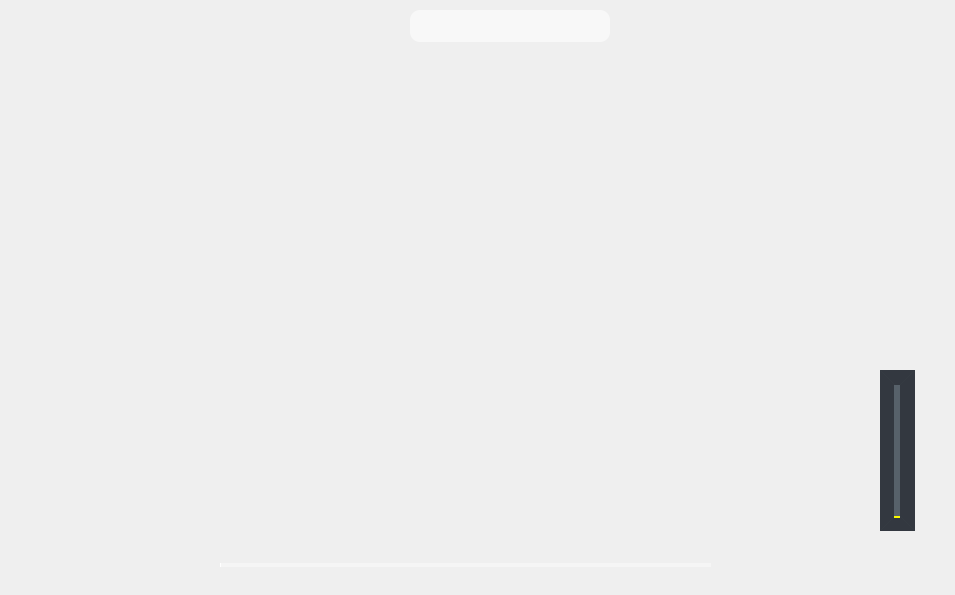
<?xml version="1.0" encoding="UTF-8"?>
<ui version="4.0">
 <class>MainWindow</class>
 <widget class="QWidget" name="MainWindow">
  <property name="geometry">
   <rect>
    <x>0</x>
    <y>0</y>
    <width>955</width>
    <height>595</height>
   </rect>
  </property>
  <property name="windowTitle">
   <string>PureTouch</string>
  </property>
  <widget class="QPushButton" name="btnMinimize">
   <property name="geometry">
    <rect>
     <x>860</x>
     <y>10</y>
     <width>32</width>
     <height>32</height>
    </rect>
   </property>
   <property name="styleSheet">
    <string notr="true">QPushButton
{
	background-image: url(:/icon/resources/icon/minimize.png);
	background-color: rgba(255, 255, 255,0);
	border-style:outset;
	border-color:rgba(255,255,255,0);
	border-radius:4px;
}

QPushButton:hover
{
	background-color: rgba(255, 255, 255,100);
}

QPushButton:pressed
{
	background-color: rgba(95, 95, 95,100);
	border-color:rgba(255,255,255,30);
	border-style:inset;
	color:rgba(0,0,0,100);
}
</string>
   </property>
   <property name="text">
    <string/>
   </property>
  </widget>
  <widget class="QPushButton" name="btnClose">
   <property name="geometry">
    <rect>
     <x>910</x>
     <y>10</y>
     <width>32</width>
     <height>32</height>
    </rect>
   </property>
   <property name="styleSheet">
    <string notr="true">QPushButton
{
	background-image: url(:/icon/resources/icon/close.png);
	background-color: rgba(255, 255, 255,0);
	border-style:outset;
	border-color:rgba(255,255,255,0);
	border-radius:4px;
}

QPushButton:hover
{
	background-color: rgba(255, 255, 255,100);
}

QPushButton:pressed
{
	background-color: rgba(95, 95, 95,100);
	border-color:rgba(255,255,255,30);
	border-style:inset;
	color:rgba(0,0,0,100);
}
</string>
   </property>
   <property name="text">
    <string/>
   </property>
  </widget>
  <widget class="QPushButton" name="btnSettings">
   <property name="geometry">
    <rect>
     <x>810</x>
     <y>10</y>
     <width>32</width>
     <height>32</height>
    </rect>
   </property>
   <property name="styleSheet">
    <string notr="true">QPushButton
{
	background-image: url(:/icon/resources/icon/settings.png);
	background-color: rgba(255, 255, 255,0);
	border-style:outset;
	border-color:rgba(255,255,255,0);
	border-radius:4px;
}

QPushButton:hover
{
	background-color: rgba(255, 255, 255,100);
}

QPushButton:pressed
{
	background-color: rgba(95, 95, 95,100);
	border-color:rgba(255,255,255,30);
	border-style:inset;
	color:rgba(0,0,0,100);
}
</string>
   </property>
   <property name="text">
    <string/>
   </property>
  </widget>
  <widget class="QPushButton" name="btnMiniStyle">
   <property name="geometry">
    <rect>
     <x>760</x>
     <y>10</y>
     <width>32</width>
     <height>32</height>
    </rect>
   </property>
   <property name="styleSheet">
    <string notr="true">QPushButton
{
	background-image: url(:/icon/resources/icon/miniStyle.png);
	background-color: rgba(255, 255, 255,0);
	border-style:outset;
	border-color:rgba(255,255,255,0);
	border-radius:4px;
}

QPushButton:hover
{
	background-color: rgba(255, 255, 255,100);
}

QPushButton:pressed
{
	background-color: rgba(95, 95, 95,100);
	border-color:rgba(255,255,255,30);
	border-style:inset;
	color:rgba(0,0,0,100);
}
</string>
   </property>
   <property name="text">
    <string/>
   </property>
  </widget>
  <widget class="QPushButton" name="btnSetBackGround">
   <property name="geometry">
    <rect>
     <x>710</x>
     <y>10</y>
     <width>32</width>
     <height>32</height>
    </rect>
   </property>
   <property name="styleSheet">
    <string notr="true">QPushButton
{
	background-image: url(:/icon/resources/icon/skin.png);
	background-color: rgba(255, 255, 255,0);
	border-style:outset;
	border-color:rgba(255,255,255,0);
	border-radius:4px;
}

QPushButton:hover
{
	background-color: rgba(255, 255, 255,100);
}

QPushButton:pressed
{
	background-color: rgba(95, 95, 95,100);
	border-color:rgba(255,255,255,30);
	border-style:inset;
	color:rgba(0,0,0,100);
}
</string>
   </property>
   <property name="text">
    <string/>
   </property>
  </widget>
  <widget class="QPushButton" name="btnPlayPreSong">
   <property name="geometry">
    <rect>
     <x>20</x>
     <y>540</y>
     <width>48</width>
     <height>48</height>
    </rect>
   </property>
   <property name="styleSheet">
    <string notr="true">QPushButton
{
	background-image: url(:/icon/resources/icon/playPreSong.png);
	background-color: rgba(255, 255, 255,0);
	border-style:outset;
	border-color:rgba(255,255,255,0);
	border-radius:4px;
}

QPushButton:hover
{
	background-color: rgb(255, 255, 255,100);
}
QPushButton:pressed
{
	background-color: rgba(95, 95, 95,100);
	border-color:rgba(255,255,255,30);
	border-style:inset;
	color:rgba(0,0,0,100);
}
</string>
   </property>
   <property name="text">
    <string/>
   </property>
  </widget>
  <widget class="QPushButton" name="btnPlayOrPause">
   <property name="geometry">
    <rect>
     <x>80</x>
     <y>540</y>
     <width>48</width>
     <height>48</height>
    </rect>
   </property>
   <property name="styleSheet">
    <string notr="true">QPushButton
{
	background-color: rgba(255, 255, 255,0);
	border-style:outset;
	border-color:rgba(255,255,255,0);
	border-radius:4px;
}

QPushButton:hover
{
	background-color: rgb(255, 255, 255,100);
}

QPushButton:pressed
{
	background-color: rgba(95, 95, 95,100);
	border-color:rgba(255,255,255,30);
	border-style:inset;
	color:rgba(0,0,0,100);
}

QPushButton:hover
{
	background-color: rgb(255, 255, 255,100);
}

QPushButton:pressed
{
	background-color: rgba(95, 95, 95,100);
	border-color:rgba(255,255,255,30);
	border-style:inset;
	color:rgba(0,0,0,100);
}
</string>
   </property>
   <property name="text">
    <string/>
   </property>
  </widget>
  <widget class="QPushButton" name="btnPlayNextSong">
   <property name="geometry">
    <rect>
     <x>140</x>
     <y>540</y>
     <width>48</width>
     <height>48</height>
    </rect>
   </property>
   <property name="styleSheet">
    <string notr="true">QPushButton
{
	background-image: url(:/icon/resources/icon/playNextSong.png);
	background-color: rgba(255, 255, 255,0);
	border-style:outset;
	border-color:rgba(255,255,255,0);
	border-radius:4px;
}

QPushButton:hover
{
	background-color: rgb(255, 255, 255,100);
}

QPushButton:pressed
{
	background-color: rgba(95, 95, 95,100);
	border-color:rgba(255,255,255,30);
	border-style:inset;
	color:rgba(0,0,0,100);
}
</string>
   </property>
   <property name="text">
    <string/>
   </property>
  </widget>
  <widget class="QPushButton" name="btnLocalMusic">
   <property name="geometry">
    <rect>
     <x>10</x>
     <y>10</y>
     <width>32</width>
     <height>32</height>
    </rect>
   </property>
   <property name="styleSheet">
    <string notr="true">QPushButton
{
	background-image: url(:/icon/resources/icon/localMusic.png);
	background-color: rgba(255, 255, 255,0);
	border-style:outset;
	border-color:rgba(255,255,255,0);
	border-radius:4px;
}

QPushButton:hover
{
	background-color: rgb(255, 255, 255,100);
}

QPushButton:pressed
{
	background-color: rgba(95, 95, 95,100);
	border-color:rgba(255,255,255,30);
	border-style:inset;
	color:rgba(0,0,0,100);
}
</string>
   </property>
   <property name="text">
    <string/>
   </property>
  </widget>
  <widget class="QStackedWidget" name="playList">
   <property name="geometry">
    <rect>
     <x>1</x>
     <y>50</y>
     <width>300</width>
     <height>481</height>
    </rect>
   </property>
   <property name="currentIndex">
    <number>0</number>
   </property>
   <widget class="QWidget" name="page">
    <widget class="QListWidget" name="localMusicList">
     <property name="geometry">
      <rect>
       <x>1</x>
       <y>0</y>
       <width>300</width>
       <height>481</height>
      </rect>
     </property>
     <property name="font">
      <font>
       <family>Comic Sans MS</family>
       <pointsize>11</pointsize>
       <weight>9</weight>
       <italic>false</italic>
       <bold>false</bold>
      </font>
     </property>
     <property name="contextMenuPolicy">
      <enum>Qt::CustomContextMenu</enum>
     </property>
     <property name="styleSheet">
      <string notr="true">color: rgb(0, 0, 0);
font: 75 11pt &quot;Comic Sans MS&quot;;
background-color:transparent;</string>
     </property>
     <property name="frameShape">
      <enum>QFrame::NoFrame</enum>
     </property>
     <property name="frameShadow">
      <enum>QFrame::Raised</enum>
     </property>
     <property name="lineWidth">
      <number>1</number>
     </property>
     <property name="midLineWidth">
      <number>1</number>
     </property>
     <property name="verticalScrollBarPolicy">
      <enum>Qt::ScrollBarAlwaysOff</enum>
     </property>
     <property name="horizontalScrollBarPolicy">
      <enum>Qt::ScrollBarAlwaysOff</enum>
     </property>
    </widget>
   </widget>
   <widget class="QWidget" name="page_3">
    <widget class="QListWidget" name="myFavouriteList">
     <property name="geometry">
      <rect>
       <x>1</x>
       <y>0</y>
       <width>300</width>
       <height>500</height>
      </rect>
     </property>
     <property name="font">
      <font>
       <family>Comic Sans MS</family>
       <pointsize>11</pointsize>
       <weight>9</weight>
       <italic>false</italic>
       <bold>false</bold>
      </font>
     </property>
     <property name="contextMenuPolicy">
      <enum>Qt::CustomContextMenu</enum>
     </property>
     <property name="styleSheet">
      <string notr="true">font: 75 11pt &quot;Comic Sans MS&quot;;
color: rgb(0, 0, 0);
background-color:transparent;</string>
     </property>
     <property name="frameShape">
      <enum>QFrame::NoFrame</enum>
     </property>
     <property name="frameShadow">
      <enum>QFrame::Plain</enum>
     </property>
     <property name="lineWidth">
      <number>0</number>
     </property>
     <property name="verticalScrollBarPolicy">
      <enum>Qt::ScrollBarAlwaysOff</enum>
     </property>
     <property name="horizontalScrollBarPolicy">
      <enum>Qt::ScrollBarAlwaysOff</enum>
     </property>
     <property name="batchSize">
      <number>100</number>
     </property>
    </widget>
   </widget>
   <widget class="QWidget" name="page_2">
    <widget class="QListWidget" name="playlistList">
     <property name="geometry">
      <rect>
       <x>1</x>
       <y>0</y>
       <width>300</width>
       <height>500</height>
      </rect>
     </property>
     <property name="font">
      <font>
       <family>Comic Sans MS</family>
       <pointsize>11</pointsize>
       <weight>9</weight>
       <italic>false</italic>
       <bold>false</bold>
      </font>
     </property>
     <property name="contextMenuPolicy">
      <enum>Qt::CustomContextMenu</enum>
     </property>
     <property name="styleSheet">
      <string notr="true">QListWidget
{
background-color:transparent;
color: rgb(0, 0, 0);
font: 75 11pt &quot;Comic Sans MS&quot;;


}</string>
     </property>
     <property name="frameShape">
      <enum>QFrame::NoFrame</enum>
     </property>
     <property name="frameShadow">
      <enum>QFrame::Plain</enum>
     </property>
     <property name="lineWidth">
      <number>0</number>
     </property>
     <property name="verticalScrollBarPolicy">
      <enum>Qt::ScrollBarAlwaysOff</enum>
     </property>
     <property name="horizontalScrollBarPolicy">
      <enum>Qt::ScrollBarAlwaysOff</enum>
     </property>
     <property name="sortingEnabled">
      <bool>false</bool>
     </property>
    </widget>
   </widget>
   <widget class="QWidget" name="page_4">
    <widget class="QListWidget" name="searchList">
     <property name="geometry">
      <rect>
       <x>1</x>
       <y>0</y>
       <width>300</width>
       <height>500</height>
      </rect>
     </property>
     <property name="contextMenuPolicy">
      <enum>Qt::CustomContextMenu</enum>
     </property>
     <property name="styleSheet">
      <string notr="true">QListWidget
{
background-color:transparent;
color: rgb(0, 0, 0);
font: 75 11pt &quot;Comic Sans MS&quot;;


}</string>
     </property>
     <property name="frameShape">
      <enum>QFrame::NoFrame</enum>
     </property>
     <property name="lineWidth">
      <number>0</number>
     </property>
     <property name="verticalScrollBarPolicy">
      <enum>Qt::ScrollBarAlwaysOff</enum>
     </property>
     <property name="horizontalScrollBarPolicy">
      <enum>Qt::ScrollBarAlwaysOff</enum>
     </property>
    </widget>
   </widget>
  </widget>
  <widget class="QPushButton" name="btnShowOrHideList">
   <property name="geometry">
    <rect>
     <x>260</x>
     <y>10</y>
     <width>32</width>
     <height>32</height>
    </rect>
   </property>
   <property name="styleSheet">
    <string notr="true">QPushButton
{
	background-color: rgba(255, 255, 255,0);
	border-style:outset;
	border-color:rgba(255,255,255,0);
	border-radius:4px;
}

QPushButton:hover
{
	background-color: rgb(255, 255, 255,100);
}

QPushButton:pressed
{
	background-color: rgba(95, 95, 95,100);
	border-color:rgba(255,255,255,30);
	border-style:inset;
	color:rgba(0,0,0,100);
}
</string>
   </property>
   <property name="text">
    <string/>
   </property>
  </widget>
  <widget class="QPushButton" name="btnMyFavourite">
   <property name="geometry">
    <rect>
     <x>100</x>
     <y>10</y>
     <width>32</width>
     <height>32</height>
    </rect>
   </property>
   <property name="styleSheet">
    <string notr="true">QPushButton
{
	background-image: url(:/icon/resources/icon/myFavouriteList.png);
	background-color: rgba(255, 255, 255,0);
	border-style:outset;
	border-color:rgba(255,255,255,0);
	border-radius:4px;
}

QPushButton:hover
{
	background-color: rgb(255, 255, 255,100);
}

QPushButton:pressed
{
	background-color: rgba(95, 95, 95,100);
	border-color:rgba(255,255,255,30);
	border-style:inset;
	color:rgba(0,0,0,100);
}
</string>
   </property>
   <property name="text">
    <string/>
   </property>
  </widget>
  <widget class="QPushButton" name="btnPlayList">
   <property name="geometry">
    <rect>
     <x>190</x>
     <y>10</y>
     <width>31</width>
     <height>31</height>
    </rect>
   </property>
   <property name="styleSheet">
    <string notr="true">QPushButton
{
	background-image: url(:/icon/resources/icon/playList.png);
	background-color: rgba(255, 255, 255,0);
	border-style:outset;
	border-color:rgba(255,255,255,0);
	border-radius:4px;
}

QPushButton:hover
{
	background-color: rgb(255, 255, 255,100);
}

QPushButton:pressed
{
	background-color: rgba(95, 95, 95,100);
	border-color:rgba(255,255,255,30);
	border-style:inset;
	color:rgba(0,0,0,100);
}
</string>
   </property>
   <property name="text">
    <string/>
   </property>
  </widget>
  <widget class="QPushButton" name="btnSelectPlayMode">
   <property name="geometry">
    <rect>
     <x>820</x>
     <y>550</y>
     <width>32</width>
     <height>32</height>
    </rect>
   </property>
   <property name="styleSheet">
    <string notr="true">QPushButton
{
	background-color: rgba(255, 255, 255,0);
	border-style:outset;
	border-color:rgba(255,255,255,0);	
	border-radius:4px;
}

QPushButton:hover
{
	background-color: rgb(255, 255, 255,100);
}

QPushButton:pressed
{
	background-color: rgba(95, 95, 95,100);
	border-color:rgba(255,255,255,30);
	border-style:inset;
	color:rgba(0,0,0,100);
}
</string>
   </property>
   <property name="text">
    <string/>
   </property>
  </widget>
  <widget class="QPushButton" name="btnVolume">
   <property name="geometry">
    <rect>
     <x>880</x>
     <y>550</y>
     <width>32</width>
     <height>32</height>
    </rect>
   </property>
   <property name="styleSheet">
    <string notr="true">QPushButton
{
	background-color: rgba(255, 255, 255,0);
	border-style:outset;
	border-color:rgba(255,255,255,0);
	border-radius:4px;
}

QPushButton:hover
{
	background-color: rgb(255, 255, 255,100);
}

QPushButton:pressed
{
	background-color: rgba(95, 95, 95,100);
	border-color:rgba(255,255,255,30);
	border-style:inset;
	color:rgba(0,0,0,100);
}
</string>
   </property>
   <property name="text">
    <string/>
   </property>
  </widget>
  <widget class="QSlider" name="songSlider">
   <property name="geometry">
    <rect>
     <x>220</x>
     <y>550</y>
     <width>491</width>
     <height>31</height>
    </rect>
   </property>
   <property name="cursor">
    <cursorShape>PointingHandCursor</cursorShape>
   </property>
   <property name="styleSheet">
    <string notr="true">QSlider::add-page:Horizontal
{     
	background-color: rgba(255, 255, 255,100);
    height:4px;  
}

QSlider::sub-page:Horizontal   
{  
	background-color: rgb(255, 255, 255);
    height:4px;
}

QSlider::groove:Horizontal   
{ 
    background:transparent; 
    height:4px;
}  

QSlider::handle:Horizontal  
{ 
    height:16px; 
    width:16px; 
	border-image: url(:/icon/resources/icon/greyDot.png);
    margin: -6 0px; 
}
      
</string>
   </property>
   <property name="orientation">
    <enum>Qt::Horizontal</enum>
   </property>
  </widget>
  <widget class="QPushButton" name="btnAddSong">
   <property name="geometry">
    <rect>
     <x>360</x>
     <y>10</y>
     <width>32</width>
     <height>32</height>
    </rect>
   </property>
   <property name="styleSheet">
    <string notr="true">QPushButton
{
	background-image: url(:/icon/resources/icon/addSong.png);
	background-color: rgba(255, 255, 255,0);
	border-style:outset;
	border-color:rgba(255,255,255,0);
	border-radius:4px;
}

QPushButton:hover
{
	background-color: rgb(255, 255, 255,100);
}

QPushButton:pressed
{
	background-color: rgba(95, 95, 95,100);
	border-color:rgba(255,255,255,30);
	border-style:inset;
	color:rgba(0,0,0,100);
}
</string>
   </property>
   <property name="text">
    <string/>
   </property>
  </widget>
  <widget class="QPushButton" name="btnSearch">
   <property name="geometry">
    <rect>
     <x>620</x>
     <y>10</y>
     <width>32</width>
     <height>32</height>
    </rect>
   </property>
   <property name="toolTip">
    <string>搜索</string>
   </property>
   <property name="styleSheet">
    <string notr="true">QPushButton
{
	background-image: url(:/icon/resources/icon/search.png);
	background-color: rgba(255, 255, 255,0);
	border-style:outset;
	border-color:rgba(255,255,255,0);
	border-radius:4px;
}

QPushButton:hover
{
	background-color: rgb(255, 255, 255,100);
}

QPushButton:pressed
{
	background-color: rgba(95, 95, 95,100);
	border-color:rgba(255,255,255,30);
	border-style:inset;
	color:rgba(0,0,0,100);
}
</string>
   </property>
   <property name="text">
    <string/>
   </property>
  </widget>
  <widget class="QLineEdit" name="searchBar">
   <property name="geometry">
    <rect>
     <x>410</x>
     <y>10</y>
     <width>200</width>
     <height>32</height>
    </rect>
   </property>
   <property name="cursor">
    <cursorShape>IBeamCursor</cursorShape>
   </property>
   <property name="toolTip">
    <string>输入歌曲或歌手</string>
   </property>
   <property name="statusTip">
    <string>输入歌曲</string>
   </property>
   <property name="styleSheet">
    <string notr="true">QLineEdit
{
	background-color: rgba(255, 255, 255,150);
	border-style:outset;
	border-width:0px;
	border-radius:10px;
	border-color: rgba(0,0,0,100);
	font:bold 14px;
	color:rgba(0,0,0,100);
	padding:6px;
}</string>
   </property>
  </widget>
  <widget class="QSlider" name="volumeSlider">
   <property name="geometry">
    <rect>
     <x>880</x>
     <y>370</y>
     <width>35</width>
     <height>161</height>
    </rect>
   </property>
   <property name="cursor">
    <cursorShape>PointingHandCursor</cursorShape>
   </property>
   <property name="styleSheet">
    <string notr="true"> QSlider 
{  
    background-color: rgba(20, 20, 20,200);
    min-width:5px; 
    max-width:5px;
    border:15px solid rgba(25, 38, 58,100); 
}

QSlider::add-page:vertical
{      
    background-color: rgb(250, 250, 0);
    width:4px;
}

QSlider::sub-page:vertical  
{
    background-color: rgb(87, 97, 106); 
    width:4px;
}

QSlider::groove:vertical 
{
    background:transparent;
    width:6px;
}

QSlider::handle:vertical 
{
    height: 13px;
    width:13px;
    margin: -0 -4px; 
	border-image: url(:/icon/resources/icon/yellowDot.png);
}</string>
   </property>
   <property name="orientation">
    <enum>Qt::Vertical</enum>
   </property>
   <property name="tickPosition">
    <enum>QSlider::NoTicks</enum>
   </property>
  </widget>
  <widget class="QLabel" name="labPlayState">
   <property name="geometry">
    <rect>
     <x>330</x>
     <y>500</y>
     <width>521</width>
     <height>20</height>
    </rect>
   </property>
   <property name="styleSheet">
    <string notr="true">font: 75 11pt &quot;Comic Sans MS&quot;;
color: rgb(112, 112, 112);</string>
   </property>
   <property name="text">
    <string/>
   </property>
  </widget>
  <widget class="QPushButton" name="btnAddToCurrentList">
   <property name="geometry">
    <rect>
     <x>750</x>
     <y>550</y>
     <width>32</width>
     <height>32</height>
    </rect>
   </property>
   <property name="styleSheet">
    <string notr="true">QPushButton
{
	background-color: rgba(255, 255, 255,0);
	border-style:outset;
	border-color:rgba(255,255,255,0);
	border-radius:4px;
}

QPushButton:hover
{
	background-color: rgb(255, 255, 255,100);
}

QPushButton:pressed
{
	background-color: rgba(95, 95, 95,100);
	border-color:rgba(255,255,255,30);
	border-style:inset;
	color:rgba(0,0,0,100);
}
</string>
   </property>
   <property name="text">
    <string/>
   </property>
  </widget>
  <widget class="QLabel" name="labTime">
   <property name="geometry">
    <rect>
     <x>600</x>
     <y>530</y>
     <width>111</width>
     <height>21</height>
    </rect>
   </property>
   <property name="styleSheet">
    <string notr="true">font: 75 italic 11pt &quot;Comic Sans MS&quot;;
color: rgb(112, 112, 112);</string>
   </property>
   <property name="text">
    <string/>
   </property>
  </widget>
 </widget>
 <layoutdefault spacing="6" margin="11"/>
 <resources/>
 <connections/>
</ui>
